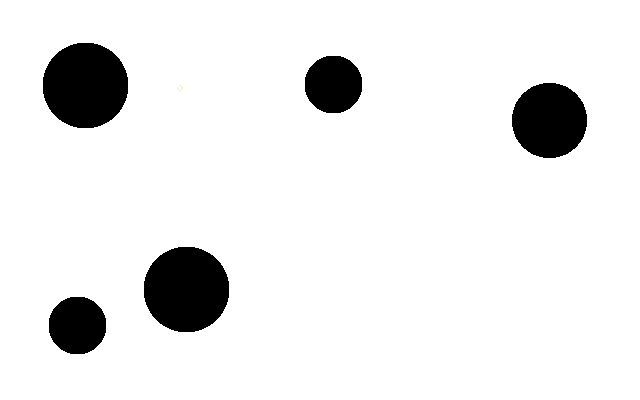
#> input picture Image.jpg, 640 x 400 px
$ python Orientation.py   (Python 2 division)   (older library calls are emulated)
#> lines starting #> are read from the running program, lines starting #| are printed output that depends on the picture; after the words box and inside, x2 and y2 are one past the last pixel; in counts of white or black regions, pixels touching at a corner belong together; long printed decimals are rounded
import cv2
import math

pts = list()
dst = list()
ang = list()


def dist(a, b):
    d = 0
    if len(a) == len(b):
        for i in range(len(a)):
            d = d + (b[i] - a[i])**2
        d = math.sqrt(d)
    return d


def angle(a):
    x, y = a[0], a[1]
    if x in range(201) and y in range(201):
        slope = float((200 - y) / float(200 - x))
        return math.atan(slope) * 180.0 / math.pi + 90
    elif x in range(201, 401) and y in range(201):
        slope = float((200 - y) / float(x - 200))
        return math.atan(slope) * 180.0 / math.pi
    elif x in range(201) and y in range(201, 401):
        slope = float((y - 200) / float(200 - x))
        return math.atan(slope) * 180.0 / math.pi + 180
    elif x in range(201, 401) and y in range(201, 401):
        slope = float((y - 200) / float(x - 200))
        return math.atan(slope) * 180.0 / math.pi + 270


def find_pts(img, cam_pt):

    gray = cv2.cvtColor(img, cv2.COLOR_BGR2GRAY)
    ret, thresh = cv2.threshold(gray, 127, 255, 0)
    im2, contours, hierarchy = cv2.findContours(thresh, cv2.RETR_TREE, cv2.CHAIN_APPROX_SIMPLE)
    c = max(contours, key=cv2.contourArea)
    contours.remove(c)
    #cv2.drawContours(img, contours, -1, (0, 255, 0), 3)

    for c in contours:
        ((_, _), radius) = cv2.minEnclosingCircle(c)
        if radius > 10:
            m = cv2.moments(c)
            center = (int(m["m10"] / m["m00"]), int(m["m01"] / m["m00"]))
            cv2.line(img, center, (cam_pt[0], cam_pt[1]), (255, 255, 0), 2)
            cv2.circle(img, (center[0], center[1]), 5, (0, 0, 255), -1)
            center = (center[0], center[1], 0)
            center = list(center)
            ang.append(angle(center))
            pts.append(center)
            dst.append((dist(center, cam_pt)))

    cv2.circle(img, (cam_pt[0], cam_pt[1]), 5, (255, 0, 0), -1)


def main():
    img = cv2.imread('Image.jpg')
#> img is the input picture: shape (400, 640, 3); mean B, G, R 233.9, 233.9, 233.9
    #cap = cv2.VideoCapture('http://192.168.1.101:8080/videofeed')
    #ret, img = cap.read()
    img = img[0:400, 0:400]
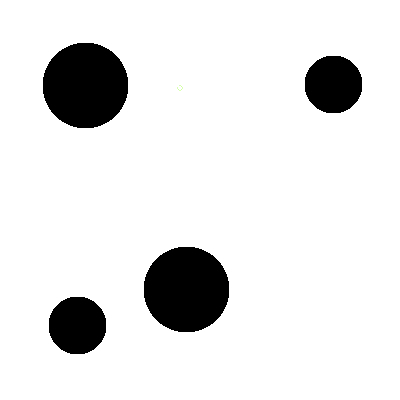
#> img: shape (400, 400, 3); mean B, G, R 228.3, 228.3, 228.3
    vertical_dist = 0
    camera_pt = (img.shape[1]/2, img.shape[0]/2, vertical_dist)
#> camera_pt = (200, 200, 0)
    cv2.imshow('original', img)
    find_pts(img, camera_pt)
#> in find_pts, `ret, thresh = cv2.threshold(gray, 127, 255, 0)`: thresh: shape (400, 400); 89.5% white; 4 black regions
#> in find_pts, `im2, contours, hierarchy = cv2.findContours(thresh, cv2.RETR_TREE, cv2..`: contours = 5 contours; box (x1, y1, x2, y2) and area: (0, 0, 400, 400) 159201, (143, 246, 230, 333) 5882, (42, 42, 129, 129) 5882, (48, 296, 107, 355) 2698, (304, 55, 363, 114) 2698
#> in find_pts, `c = max(contours, key=cv2.contourArea)`: c = [[0, 0], [0, 399], [399, 399], [399, 0]]
#> the loop in find_pts, `for c in contours:` made 4 passes
#> (radius, center, x in angle, y in angle, slope in angle, d in dist) on passes 1 to 4: (29.83, [77, 325, 0], 77, 325, 1.02, 175.4), (43.74, [186, 289, 0], 186, 289, 6.36, 90.09), (29.83, [333, 84, 0], 333, 84, 0.872, 176.5), (43.74, [85, 85, 0], 85, 85, 1, 162.6)
#> after the loop in find_pts, `for c in contours:`:
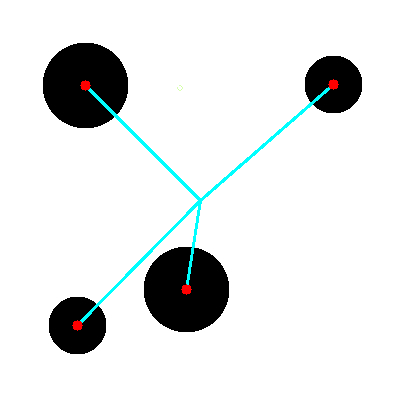
#> img: shape (400, 400, 3); 1.37% of pixels changed, all inside (x1, y1, x2, y2) = (72, 79, 339, 331)
#> after the loop in find_pts, `for c in contours:`: ang = [225.5, 261.1, 41.09, 135]; dst = [175.4, 90.09, 176.5, 162.6]; pts = [[77, 325, 0], [186, 289, 0], [333, 84, 0], [85, 85, 0]]
#> in find_pts, `cv2.circle(img, (cam_pt[0], cam_pt[1]), 5, (255, 0, 0), -1)`: img: shape (400, 400, 3); 0.05% of pixels changed, all inside (x1, y1, x2, y2) = (195, 195, 206, 206)
    print camera_pt
#| (200, 200, 0)
    print pts
#| [[77, 325, 0], [186, 289, 0], [333, 84, 0], [85, 85, 0]]
    print dst
#| [175.368, 90.094, 176.479, 162.635]
    print ang
#| [225.462, 261.060, 41.094, 135.0]
    cv2.imshow('distance', img)
    cv2.waitKey()
    cv2.destroyAllWindows()


if __name__ == '__main__':
    main()
